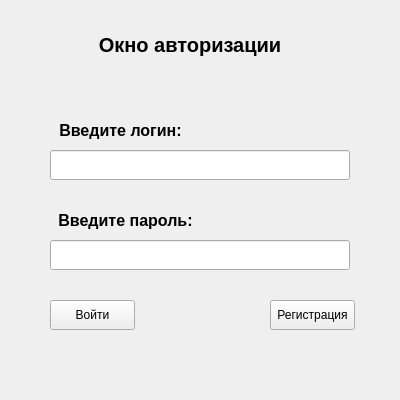
<?xml version="1.0" encoding="UTF-8"?>
<ui version="4.0">
 <class>authentification</class>
 <widget class="QMainWindow" name="authentification">
  <property name="geometry">
   <rect>
    <x>0</x>
    <y>0</y>
    <width>400</width>
    <height>400</height>
   </rect>
  </property>
  <property name="windowTitle">
   <string>Messenger</string>
  </property>
  <property name="styleSheet">
   <string notr="true"/>
  </property>
  <widget class="QWidget" name="centralwidget">
   <widget class="QLineEdit" name="login_edit">
    <property name="geometry">
     <rect>
      <x>50</x>
      <y>150</y>
      <width>300</width>
      <height>30</height>
     </rect>
    </property>
    <property name="font">
     <font>
      <family>Tahoma</family>
      <pointsize>10</pointsize>
     </font>
    </property>
    <property name="inputMask">
     <string/>
    </property>
    <property name="maxLength">
     <number>30</number>
    </property>
    <property name="clearButtonEnabled">
     <bool>false</bool>
    </property>
   </widget>
   <widget class="QLineEdit" name="password_edit">
    <property name="geometry">
     <rect>
      <x>50</x>
      <y>240</y>
      <width>300</width>
      <height>30</height>
     </rect>
    </property>
    <property name="font">
     <font>
      <family>Tahoma</family>
      <pointsize>10</pointsize>
     </font>
    </property>
    <property name="contextMenuPolicy">
     <enum>Qt::DefaultContextMenu</enum>
    </property>
    <property name="inputMask">
     <string/>
    </property>
    <property name="echoMode">
     <enum>QLineEdit::Password</enum>
    </property>
   </widget>
   <widget class="QLabel" name="label_login">
    <property name="geometry">
     <rect>
      <x>50</x>
      <y>120</y>
      <width>141</width>
      <height>20</height>
     </rect>
    </property>
    <property name="font">
     <font>
      <family>Tahoma</family>
      <pointsize>12</pointsize>
      <weight>75</weight>
      <bold>true</bold>
     </font>
    </property>
    <property name="text">
     <string>Введите логин:</string>
    </property>
    <property name="textFormat">
     <enum>Qt::PlainText</enum>
    </property>
    <property name="alignment">
     <set>Qt::AlignCenter</set>
    </property>
    <property name="margin">
     <number>0</number>
    </property>
   </widget>
   <widget class="QLabel" name="label_password">
    <property name="geometry">
     <rect>
      <x>50</x>
      <y>210</y>
      <width>151</width>
      <height>20</height>
     </rect>
    </property>
    <property name="font">
     <font>
      <family>Tahoma</family>
      <pointsize>12</pointsize>
      <weight>75</weight>
      <bold>true</bold>
     </font>
    </property>
    <property name="text">
     <string>Введите пароль:</string>
    </property>
    <property name="textFormat">
     <enum>Qt::PlainText</enum>
    </property>
    <property name="alignment">
     <set>Qt::AlignCenter</set>
    </property>
    <property name="margin">
     <number>0</number>
    </property>
   </widget>
   <widget class="QLabel" name="label_auth_window">
    <property name="geometry">
     <rect>
      <x>90</x>
      <y>30</y>
      <width>200</width>
      <height>30</height>
     </rect>
    </property>
    <property name="font">
     <font>
      <family>Tahoma</family>
      <pointsize>15</pointsize>
      <weight>75</weight>
      <bold>true</bold>
     </font>
    </property>
    <property name="text">
     <string>Окно авторизации</string>
    </property>
    <property name="alignment">
     <set>Qt::AlignCenter</set>
    </property>
   </widget>
   <widget class="QPushButton" name="enter_btn">
    <property name="geometry">
     <rect>
      <x>50</x>
      <y>300</y>
      <width>85</width>
      <height>30</height>
     </rect>
    </property>
    <property name="text">
     <string>Войти</string>
    </property>
   </widget>
   <widget class="QPushButton" name="enter_btn_2">
    <property name="geometry">
     <rect>
      <x>270</x>
      <y>300</y>
      <width>85</width>
      <height>30</height>
     </rect>
    </property>
    <property name="text">
     <string>Регистрация</string>
    </property>
   </widget>
  </widget>
 </widget>
 <resources/>
 <connections/>
</ui>
